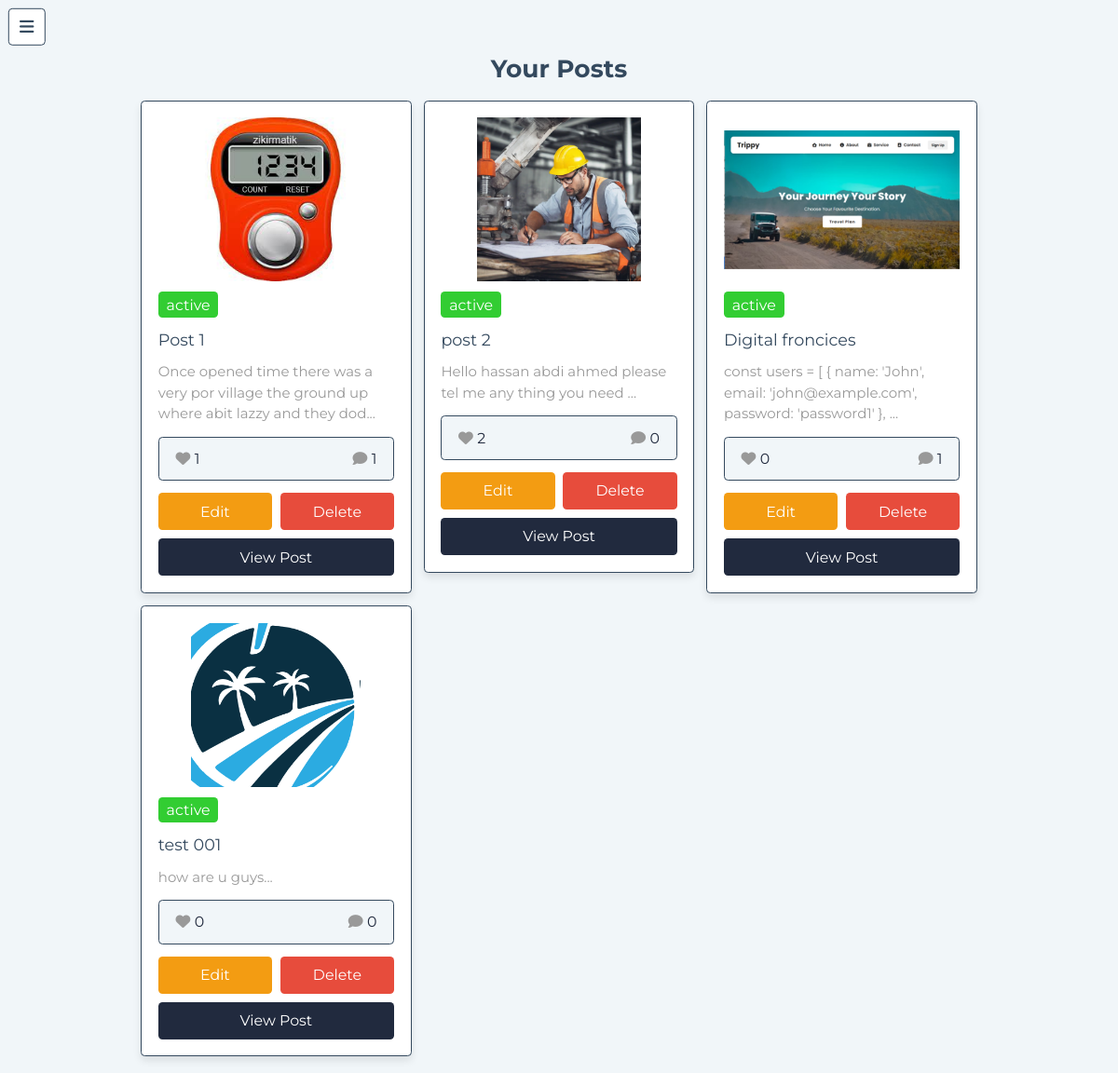
Screenshot of /admin/view_posts.php (signed in) with the database file from the repository.
### tables this page shows
CREATE TABLE `posts` (
  `id` int(100) NOT NULL,
  `admin_id` int(100) NOT NULL,
  `name` varchar(100) NOT NULL,
  `title` varchar(100) NOT NULL,
  `content` varchar(10000) NOT NULL,
  `category` varchar(50) NOT NULL,
  `image` varchar(100) NOT NULL,
  `date` date NOT NULL DEFAULT current_timestamp(),
  `status` varchar(10) NOT NULL
);

### admin/view_posts.php (the view, shortened to what this page needs)
<?php
include '../components/connect.php';
$admin_id = $_SESSION['admin_id'];
?>
<!DOCTYPE html>
<html lang="en">
<head>
   <link rel="stylesheet" href="https://cdnjs.cloudflare.com/ajax/libs/font-awesome/6.1.1/css/all.min.css">
   <link rel="stylesheet" href="../css/admin_style.css">
</head>
<body>
<?php include '../components/admin_header.php' ?>
<section class="show-posts">
   <h1 class="heading">your posts</h1>
   <div class="box-container">
      <?php
         $select_posts = $conn->prepare("SELECT * FROM `posts` WHERE admin_id = ?");
         $select_posts->execute([$admin_id]);
         if($select_posts->rowCount() > 0){
            while($fetch_posts = $select_posts->fetch(PDO::FETCH_ASSOC)){
               $post_id = $fetch_posts['id'];
               $count_post_comments = $conn->prepare("SELECT * FROM `comments` WHERE post_id = ?");
               $count_post_comments->execute([$post_id]);
               $total_post_comments = $count_post_comments->rowCount();
               $count_post_likes = $conn->prepare("SELECT * FROM `likes` WHERE post_id = ?");
               $count_post_likes->execute([$post_id]);
               $total_post_likes = $count_post_likes->rowCount();
      ?>
      <form method="post" class="box">
         <?php if($fetch_posts['image'] != ''){ ?>
            <img src="../uploaded_img/<?= $fetch_posts['image']; ?>" class="image" alt="">
         <?php } ?>
         <div class="status" style="background-color:<?php if($fetch_posts['status'] == 'active'){echo 'limegreen'; }else{echo 'coral';}; ?>;"><?= $fetch_posts['status']; ?></div>
            <div class="title"><?= $fetch_posts['title']; ?></div>
         <div class="posts-content"><?= $fetch_posts['content']; ?></div>
         <div class="icons">
            <div class="likes"><i class="fas fa-heart"></i><span><?= $total_post_likes; ?></span></div>
            <div class="comments"><i class="fas fa-comment"></i><span><?= $total_post_comments; ?></span></div>
         </div>
         <div class="flex-btn">
            <a href="edit_post.php?id=<?= $post_id; ?>" class="option-btn">edit</a>
            <button type="submit" name="delete" class="delete-btn" onclick="return confirm('delete this post?');">delete</button>
         </div>
         <a href="read_post.php?post_id=<?= $post_id; ?>" class="btn">view post</a>
      </form>
      <?php
            }
         }else{
            echo '<p class="empty">no posts added yet! <a href="add_posts.php" class="btn" style="margin-top:1.5rem;">add post</a></p>';
         }
      ?>
   </div>
</section>
</body>
</html>

### css/admin_style.css (style rules this page uses)
:root { --main-color:#212A3E; --red:#e74c3c; --orange:#f39c12; --black:#34495e; --white:#fff; --light-bg:#F1F6F9; --light-color:#999; --border:.2rem solid var(--black); --box-shadow:0 .5rem 1rem rgba(0,0,0,.1); }
* { font-family: 'Montserrat', sans-serif; margin:0; padding:0; box-sizing: border-box; text-decoration: none; outline: none; border:none; }
html { font-size: 62.5%; overflow-x: hidden; }
body { background-color: var(--light-bg); padding-left: 35rem; }
section { max-width: 1200px; margin:0 auto; padding:2rem; }
.btn, .delete-btn, .option-btn, .inline-btn, .inline-option-btn, .inline-delete-btn { margin-top: 1rem; border-radius: .5rem; cursor: pointer; font-size: 1.8rem; color:var(--white); padding:1.2rem 3rem; text-transform: capitalize; text-align: center; }
.btn, .delete-btn, .option-btn { display: block; width: 100%; }
.inline-btn, .btn { background-color: var(--main-color); }
.inline-delete-btn, .delete-btn { background-color: var(--red); }
.inline-option-btn, .option-btn { background-color: var(--orange); }
.flex-btn { display: flex; gap:1rem; }
.heading { text-align: center; margin-bottom: 2rem; text-transform: capitalize; color:var(--black); font-size: 3rem; }
.show-posts .box-container { display: grid; grid-template-columns: repeat(auto-fit, 33rem); gap:1.5rem; justify-content: center; align-items: flex-start; }
.show-posts .box-container .box { background-color: var(--white); border-radius: .5rem; box-shadow: var(--box-shadow); border:var(--border); padding:2rem; overflow: hidden; }
.show-posts .box-container .box .image { height: 20rem; width: 100%; object-fit: contain; margin-bottom: 1rem; }
.show-posts .box-container .box .status { font-size: 1.8rem; margin-bottom: 1rem; padding:.5rem 1rem; border-radius: .5rem; color:var(--white); display: inline-block; margin-bottom: 1rem; }
.show-posts .box-container .box .title { font-size: 2rem; color:var(--black); overflow: hidden; text-overflow: ellipsis; white-space: nowrap; padding:.5rem 0; min-width: 100%; }
.show-posts .box-container .box .posts-content { font-size: 1.7rem; color:var(--light-color); line-height: 1.5; padding:1rem 0; }
.show-posts .box-container .box .posts-content::after { content: '...'; }
.show-posts .box-container .box .icons { display: flex; align-items: center; justify-content: space-between; gap:1rem; background-color: var(--light-bg); border-radius: .5rem; padding:1.5rem 2rem; border:var(--border); margin:.5rem 0; }
.show-posts .box-container .box .icons div { font-size: 1.8rem; }
.show-posts .box-container .box .icons div span { color:var(--main-color); }
.show-posts .box-container .box .icons div i { color:var(--light-color); margin-right: .5rem; }
@media (max-width:1200px) { html { font-size: 55%; } }
@media (max-width:1200px) { body { padding-left: 0; } }

### rows the page displays
posts: image (picture), status "active", title "Post 1", content "Once opened time there was a very por village the ground up where abit lazzy and they dod", total_post_likes "1", total_post_comments "1"
posts: image (picture), status "active", title "post 2", content "Hello hassan abdi ahmed please tel me any thing you need", total_post_likes "2", total_post_comments "0"
posts: image (picture), status "active", title "Digital froncices", content "const users = [ { name: 'John', email: 'john@example.com', password: 'password1' },", total_post_likes "0", total_post_comments "1"
posts: image (picture), status "active", title "test 001", content "how are u guys", total_post_likes "0", total_post_comments "0"
